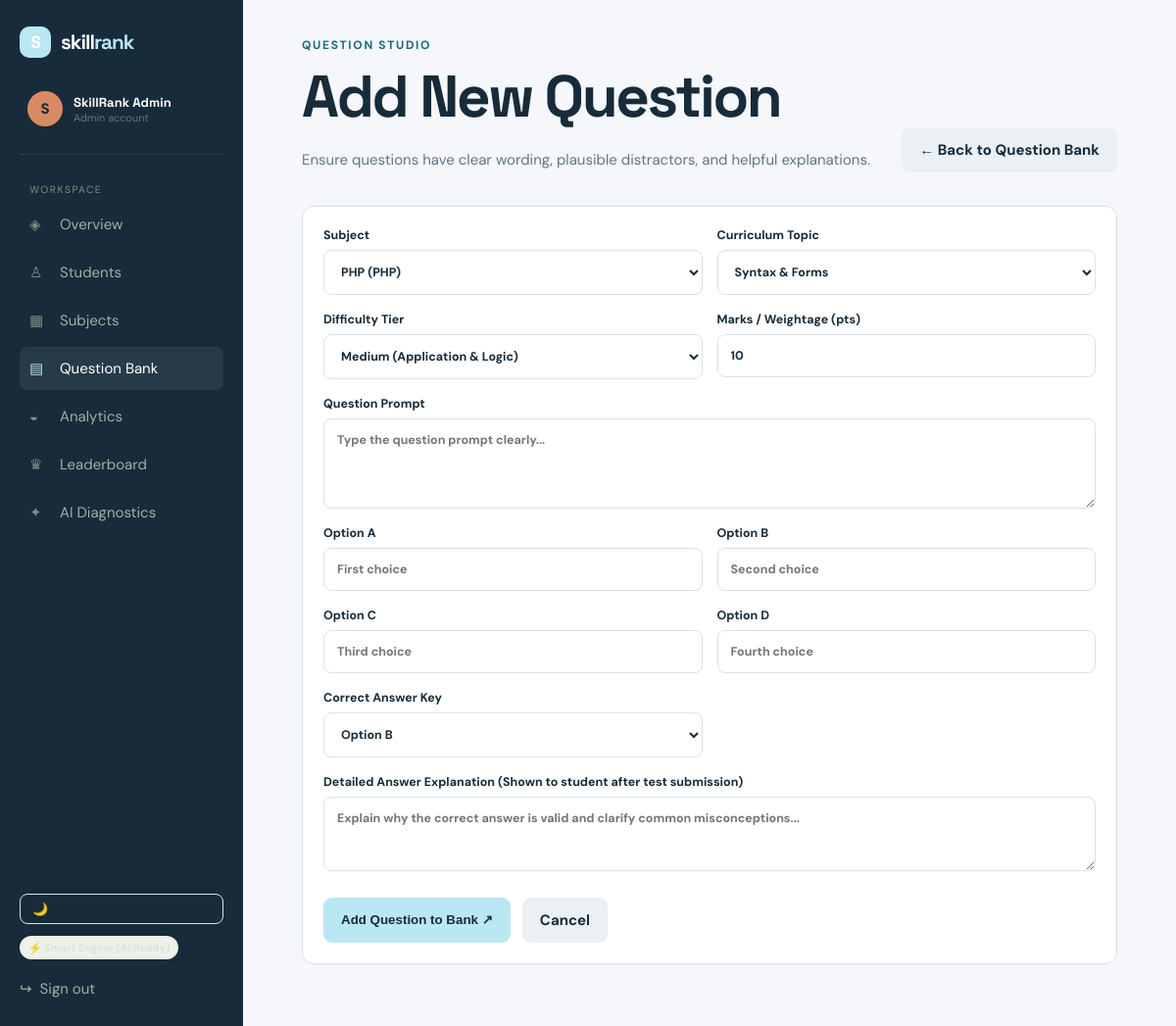
The app's page /question_form.php (signed in) with its own data.
### tables this page shows
CREATE TABLE IF NOT EXISTS `users` (
    `id` INT AUTO_INCREMENT PRIMARY KEY,
    `name` VARCHAR(100) NOT NULL,
    `email` VARCHAR(160) UNIQUE NOT NULL,
    `password_hash` VARCHAR(255) NOT NULL,
    `role` ENUM('student','admin') DEFAULT 'student',
    `created_at` TIMESTAMP DEFAULT CURRENT_TIMESTAMP
);

### db.php (called while the page is built, shortened)
<?php
function db(): mysqli {
    static $connection;
    if (!$connection) {
        $connection = new mysqli(DB_HOST, DB_USER, DB_PASS, DB_NAME);
        $connection->set_charset('utf8mb4');
    }
    return $connection;
}
function query(string $sql, string $types = '', array $params = []): mysqli_result|bool {
    $statement = db()->prepare($sql);
    if ($types && $params) $statement->bind_param($types, ...$params);
    $statement->execute();
    return $statement->get_result() ?: true;
}
function one(string $sql, string $types = '', array $params = []): ?array {
    $result = query($sql, $types, $params);
    return $result instanceof mysqli_result ? ($result->fetch_assoc() ?: null) : null;
}
function many(string $sql, string $types = '', array $params = []): array {
    $result = query($sql, $types, $params);
    return $result instanceof mysqli_result ? $result->fetch_all(MYSQLI_ASSOC) : [];
}

### auth.php (called while the page is built, shortened)
<?php
require_once __DIR__ . '/db.php';
function current_user(bool $refresh = false): ?array {
    static $user;
    if (isset($user)) return $user;
    $user = !empty($_SESSION['user_id'])
        ? one('SELECT u.*, s.university, s.course, s.semester, s.phone, s.avatar, s.bio, s.career_goal FROM users u LEFT JOIN students s ON s.user_id=u.id WHERE u.id=?', 'i', [(int) $_SESSION['user_id']])
        : null;
    return $user;
}
function require_login(string $role = ''): void {
    $user = current_user();
}
function e(?string $value): string { return htmlspecialchars($value ?? '', ENT_QUOTES, 'UTF-8'); }

### question_form.php (the view, shortened to what this page needs)
<?php
require_once __DIR__ . '/auth.php';
require_login('admin');
$subjects = many('SELECT * FROM subjects ORDER BY name ASC');
$topics = many('SELECT * FROM topics ORDER BY subject_id, name ASC');
$questionId = isset($_GET['id']) ? (int)$_GET['id'] : 0;
$question = $questionId ? one('SELECT * FROM questions WHERE id=?', 'i', [$questionId]) : null;
$pageTitle = $question ? 'Edit Question' : 'Add New Question';
include 'includes/header.php';
?>
<div class="page-head">
<div>
<div class="eyebrow">Question Studio</div>
<h1><?= e($pageTitle) ?></h1>
<p>Ensure questions have clear wording, plausible distractors, and helpful explanations.</p>
</div>
<a class="button button-quiet" href="questions.php">← Back to Question Bank</a>
</div>
<section class="panel" style="max-width:850px">
<form method="post" class="form-stack">
<div class="form-grid">
<label>Subject
<select name="subject_id" id="subject-select" required>
<?php foreach($subjects as $s): ?>
<option value="<?= $s['id'] ?>" <?= ($question['subject_id'] ?? 1) == $s['id'] ? 'selected' : '' ?>>
<?= e($s['name']) ?> (<?= e($s['code']) ?>)
</option>
<?php endforeach; ?>
</select>
</label>
<label>Curriculum Topic
<select name="topic_id" id="topic-select" required>
<?php foreach($topics as $t): ?>
<option value="<?= $t['id'] ?>" data-subject="<?= $t['subject_id'] ?>" <?= ($question['topic_id'] ?? 1) == $t['id'] ? 'selected' : '' ?>>
<?= e($t['name']) ?>
</option>
<?php endforeach; ?>
</select>
</label>
</div>
<div class="form-grid">
<label>Difficulty Tier
<select name="difficulty">
<option value="Medium" <?= ($question['difficulty'] ?? 'Medium') === 'Medium' ? 'selected' : '' ?>>Medium (Application & Logic)</option>
</select>
</label>
<label>Marks / Weightage (pts)
<input type="number" name="marks" value="<?= $question['marks'] ?? 10 ?>" min="1" max="50" required>
</label>
</div>
<label>Question Prompt
<textarea name="question" rows="4" required placeholder="Type the question prompt clearly..."><?= e($question['question'] ?? '') ?></textarea>
</label>
<div class="form-grid">
<label>Option A
<input name="option_a" required value="<?= e($question['option_a'] ?? '') ?>" placeholder="First choice">
</label>
<label>Option B
<input name="option_b" required value="<?= e($question['option_b'] ?? '') ?>" placeholder="Second choice">
</label>
</div>
<div class="form-grid">
<label>Option C
<input name="option_c" required value="<?= e($question['option_c'] ?? '') ?>" placeholder="Third choice">
</label>
<label>Option D
<input name="option_d" required value="<?= e($question['option_d'] ?? '') ?>" placeholder="Fourth choice">
</label>
</div>
<div class="form-grid">
<label>Correct Answer Key
<select name="correct_answer" required>
<option value="B" <?= ($question['correct_answer'] ?? 'B') === 'B' ? 'selected' : '' ?>>Option B</option>
</select>
</label>
<div></div>
</div>
<label>Detailed Answer Explanation (Shown to student after test submission)
<textarea name="explanation" rows="3" placeholder="Explain why the correct answer is valid and clarify common misconceptions..."><?= e($question['explanation'] ?? '') ?></textarea>
</label>
<div style="display:flex;gap:12px;margin-top:10px">
<button class="button button-primary" type="submit">
<?= $question ? 'Save Question Changes ↗' : 'Add Question to Bank ↗' ?>
</button>
<a class="button button-quiet" href="questions.php">Cancel</a>
</div>
</form>
</section>
<?php include 'includes/footer.php'; ?>

### includes/header.php (shortened to what this page needs)
<?php
require_once __DIR__ . '/../auth.php';
require_once __DIR__ . '/../ai.php';
$pageTitle = $pageTitle ?? APP_NAME;
$user = current_user();
$active = basename($_SERVER['PHP_SELF']);
?>
<!doctype html>
<html lang="en">
<head>
<link rel="stylesheet" href="assets/style.css?v=12">
</head>
<body>
<?php if ($user): ?>
<aside class="sidebar">
<a class="brand" href="<?= $user['role'] === 'admin' ? 'admin_dashboard.php' : 'dashboard.php' ?>">
<span class="brand-mark">S</span>
<span>skill<span>rank</span></span>
</a>
<div class="profile-mini">
<div class="avatar">
<?= strtoupper(substr($user['name'], 0, 1)) ?>
</div>
<div>
<strong><?= e($user['name']) ?></strong>
<small><?= ucfirst($user['role']) ?> account</small>
</div>
</div>
<nav>
<small class="nav-label">Workspace</small>
<?php
$links = $user['role'] === 'admin' ? [
    ['admin_dashboard.php', 'Overview', '◈'],
    ['students.php', 'Students', '♙'],
    ['subjects.php', 'Subjects', '▦'],
    ['questions.php', 'Question Bank', '▤'],
    ['admin_analytics.php', 'Analytics', '◒'],
    ['leaderboard.php', 'Leaderboard', '♛'],
    ['admin_ai.php', 'AI Diagnostics', '✦']
] : [
    ['dashboard.php', 'Dashboard', '⌂'],
    ['practice.php', 'Practice Tests', '✦'],
    ['flashcards.php', 'Flashcards', '🂠'],
    ['playground.php', 'Code Sandbox', '⌨'],
    ['analytics.php', 'Analytics & AI', '◒'],
    ['leaderboard.php', 'Leaderboard', '♛'],
    ['resume.php', 'Skill Resume', '▧'],
    ['profile.php', 'My Profile', '👤']
];
foreach ($links as $link):
    $isActive = ($active === $link[0]) || ($link[0] === 'questions.php' && $active === 'question_form.php');
?>
<a class="nav-link <?= $isActive ? 'active' : '' ?>" href="<?= $link[0] ?>">
<span><?= $link[2] ?></span>
<?= $link[1] ?>
</a>
<?php endforeach; ?>
</nav>
<div style="margin-top:auto;padding-top:20px;display:flex;flex-direction:column;gap:12px">
<button type="button" id="themeToggleBtn" onclick="toggleSkillRankTheme()" class="theme-toggle-btn" style="display:flex;align-items:center;gap:8px;background:none;border:1px solid var(--line);padding:7px 12px;border-radius:8px;color:var(--ink);cursor:pointer;font-size:0.8rem;transition:all 0.2s">
<span id="themeToggleIcon">🌙</span> <span id="themeToggleText">Toggle Theme</span>
</button>
<div style="font-size:0.75rem"><?= ai_badge_html() ?></div>
<a class="logout" href="logout.php" style="display:flex;align-items:center;gap:8px;text-decoration:none;padding:8px 0">
<span>↪</span> <span>Sign out</span>
</a>
</div>
</aside>
<?php endif; ?>
<main class="<?= $user ? 'app-main' : '' ?>">

### assets/style.css (style rules this page uses)
:root { --ink:#172b3a;--muted:#647586;--paper:#f5f7fa;--line:#d9e2ea;--lime:#b9e7f2;--teal:#176b78;--orange:#d88b62;--white:#fff;--navy:#102d46;--success:#287a68 }
* { box-sizing:border-box }
body { margin:0;background:var(--paper);color:var(--ink);font:15px 'DM Sans',sans-serif }
h1,h2,h3,strong,.brand { font-family:'Space Grotesk',sans-serif }
h1 { font-size:clamp(2.4rem,5vw,4.7rem);line-height:1.02;letter-spacing:-.04em;margin:14px 0 22px }
p { line-height:1.65;color:var(--muted) }
a { color:inherit;text-decoration:none }
.brand { display:flex;align-items:center;gap:10px;font-size:1.3rem;font-weight:700;letter-spacing:-.05em }
.brand>span:last-child>span { color:var(--teal) }
.brand-mark { display:grid;place-items:center;background:var(--lime);width:32px;height:32px;border-radius:10px;font-family:'Space Grotesk';font-size:1.1rem }
.button { display:inline-flex;gap:10px;align-items:center;justify-content:center;border:0;border-radius:9px;padding:13px 18px;font-weight:700;cursor:pointer;transition:.2s transform,.2s box-shadow }
.button-primary { background:var(--lime);color:var(--ink) }
.button-quiet { background:#eaf0f4;color:var(--ink) }
.eyebrow { font-size:.75rem;text-transform:uppercase;letter-spacing:.14em;font-weight:700;color:var(--teal) }
.float-card small,.profile-mini small { display:block;color:var(--muted);font-size:.68rem }
.form-stack { display:grid;gap:17px }
.form-stack label,.form-grid label { font-size:.78rem;font-weight:700;color:var(--ink) }
input,select,textarea { display:block;width:100%;margin-top:7px;border:1px solid var(--line);background:#fff;border-radius:8px;padding:13px;font:inherit;color:var(--ink);outline:0 }
.form-grid { display:grid;grid-template-columns:1fr 1fr;gap:15px }
.sidebar { position:fixed;left:0;top:0;bottom:0;width:248px;background:var(--ink);color:#d7e5db;padding:27px 20px;display:flex;flex-direction:column;z-index:2 }
.sidebar .brand { color:#fff }
.sidebar .brand>span:last-child>span { color:var(--lime) }
.profile-mini { display:flex;gap:11px;align-items:center;padding:34px 8px 28px;border-bottom:1px solid #ffffff18 }
.profile-mini strong { font-size:.82rem;display:block;color:#fff }
.avatar { width:36px;height:36px;border-radius:50%;background:var(--orange);color:var(--ink);display:grid;place-items:center;font-weight:700 }
.sidebar nav { padding-top:24px }
.nav-label { color:#789086;text-transform:uppercase;letter-spacing:.14em;font-size:.65rem;padding:0 10px }
.nav-link { display:flex;gap:13px;align-items:center;padding:12px 10px;color:#9eb1a5;border-radius:8px;margin-top:5px }
.nav-link span { width:18px;color:#789086 }
.nav-link.active,.nav-link:hover { background:#ffffff12;color:#fff }
.nav-link.active span { color:var(--lime) }
.logout { margin-top:auto;padding:10px;color:#9eb1a5 }
.app-main { margin-left:248px;min-height:100vh;padding:38px 5vw 70px }
.page-head { display:flex;justify-content:space-between;align-items:end;gap:20px;margin-bottom:34px }
.page-head p { margin:4px 0 0 }
.stat-card,.panel { background:#fff;border:1px solid var(--line);border-radius:12px;padding:21px }

### records on screen
users: name "S", name "SkillRank Admin", role "Admin"

### other values on screen
$link[2] "◈"
$link[1] "Overview"
$link[2] "♙"
$link[1] "Students"
$link[2] "▦"
$link[1] "Subjects"
$link[2] "▤"
$link[1] "Question Bank"
$link[2] "◒"
$link[1] "Analytics"
$link[2] "♛"
$link[1] "Leaderboard"
$link[2] "✦"
$link[1] "AI Diagnostics"
$pageTitle "Add New Question"
